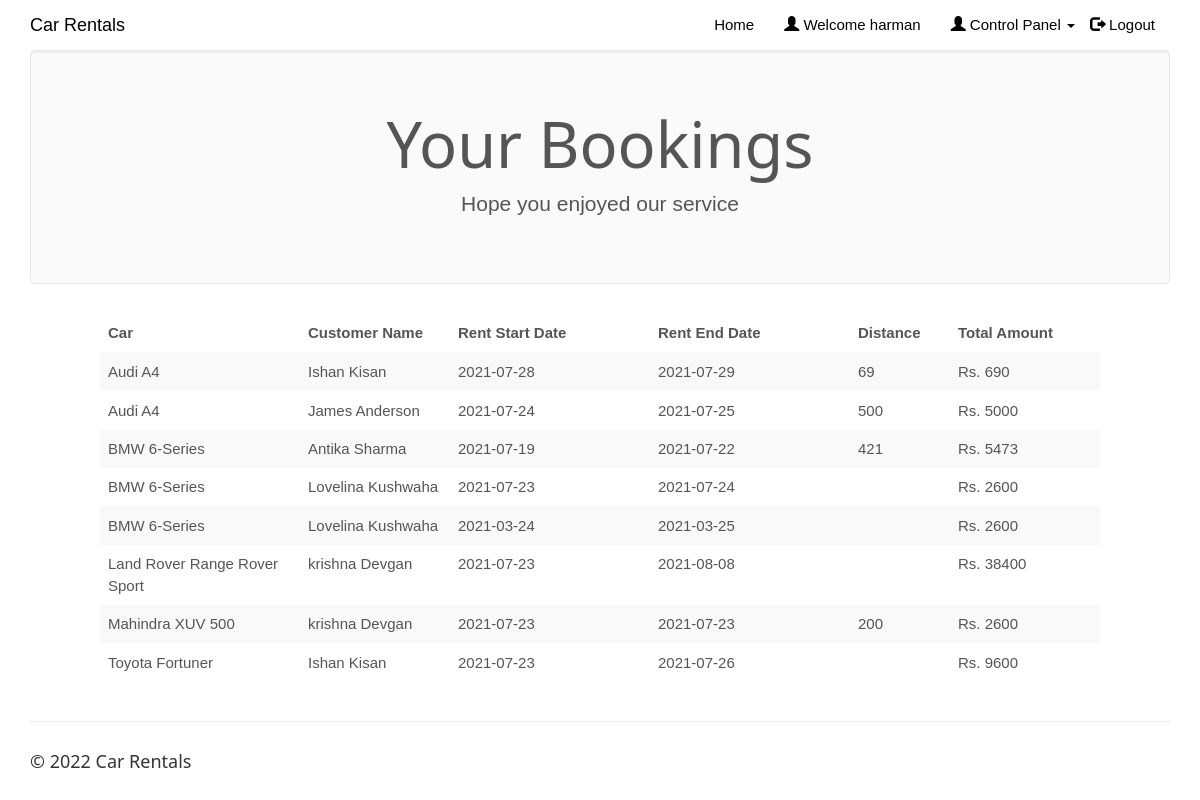
Page /clientview.php (signed in) on the committed database.
### tables this page shows
CREATE TABLE IF NOT EXISTS `rentedcars` (
`id` int(100) NOT NULL,
  `customer_username` varchar(50) NOT NULL,
  `car_id` int(20) NOT NULL,
  `driver_id` int(20) NOT NULL,
  `booking_date` date NOT NULL,
  `rent_start_date` date NOT NULL,
  `rent_end_date` date NOT NULL,
  `car_return_date` date DEFAULT NULL,
  `fare` double NOT NULL,
  `charge_type` varchar(25) NOT NULL DEFAULT 'days',
  `distance` double DEFAULT NULL,
  `no_of_days` int(50) DEFAULT NULL,
  `total_amount` double DEFAULT NULL,
  `return_status` varchar(10) NOT NULL
);

CREATE TABLE IF NOT EXISTS `cars` (
`car_id` int(20) NOT NULL,
  `car_name` varchar(50) NOT NULL,
  `car_nameplate` varchar(50) NOT NULL,
  `car_img` varchar(50) DEFAULT 'NA',
  `ac_price` float NOT NULL,
  `non_ac_price` float NOT NULL,
  `ac_price_per_day` float NOT NULL,
  `non_ac_price_per_day` float NOT NULL,
  `car_availability` varchar(10) NOT NULL
);

CREATE TABLE IF NOT EXISTS `customers` (
  `customer_username` varchar(50) NOT NULL,
  `customer_name` varchar(50) NOT NULL,
  `customer_phone` varchar(15) NOT NULL,
  `customer_email` varchar(25) NOT NULL,
  `customer_address` varchar(50) NOT NULL,
  `customer_password` varchar(20) NOT NULL
);

### clientview.php (the view, shortened to what this page needs)
<!DOCTYPE html>
<html>
<?php
$conn = Connect();
?>
<head>
<link rel="stylesheet" href="assets/bootstrap/css/bootstrap.min.css">
<link rel="stylesheet" href="assets/fonts/font-awesome.min.css">
<link rel="stylesheet" href="assets/w3css/w3.css">
<link rel="stylesheet" type="text/css" href="assets/css/customerlogin.css">
<link rel="stylesheet" type="text/css" media="screen" href="assets/css/clientpage.css" />
</head>
<body id="page-top" data-spy="scroll" data-target=".navbar-fixed-top">
    <nav class="navbar navbar-custom navbar-fixed-top" role="navigation" style="color: black">
        <div class="container">
            <div class="navbar-header">
                <a class="navbar-brand page-scroll" href="index.php">
                   Car Rentals </a>
            </div>
            <?php
                if(isset($_SESSION['login_client'])){
            ?>
            <div class="collapse navbar-collapse navbar-right navbar-main-collapse">
                <ul class="nav navbar-nav">
                    <li>
                        <a href="index.php">Home</a>
                    </li>
                    <li>
                        <a href="#"><span class="glyphicon glyphicon-user"></span> Welcome <?php echo $_SESSION['login_client']; ?></a>
                    </li>
                    <li>
                    <ul class="nav navbar-nav navbar-right">
            <li><a href="#" class="dropdown-toggle active" data-toggle="dropdown" role="button" aria-haspopup="true" aria-expanded="false"><span class="glyphicon glyphicon-user"></span> Control Panel <span class="caret"></span> </a>
            </li>
          </ul>
                    </li>
                    <li>
                        <a href="logout.php"><span class="glyphicon glyphicon-log-out"></span> Logout</a>
                    </li>
                </ul>
            </div>
            <?php
                }
                ?>
        </div>
    </nav>
<?php $login_client = $_SESSION['login_client'];
    $sql1 = "SELECT * FROM rentedcars rc, clientcars cc, customers c, cars WHERE cc.client_username = '$login_client' AND cc.car_id = rc.car_id AND rc.return_status = 'R' AND c.customer_username = rc.customer_username AND cc.car_id = cars.car_id";
    $result1 = $conn->query($sql1);
    if (mysqli_num_rows($result1) > 0) {
?>
<div class="container">
      <div class="jumbotron">
        <h1 class="text-center">Your Bookings</h1>
        <p class="text-center"> Hope you enjoyed our service </p>
      </div>
    </div>
    <div class="table-responsive" style="padding-left: 100px; padding-right: 100px;" >
<table class="table table-striped">
  <thead class="thead-dark">
<tr>
<th width="20%">Car</th>
<th width="15%">Customer Name</th>
<th width="20%">Rent Start Date</th>
<th width="20%">Rent End Date</th>
<th width="10%">Distance</th>
<th width="15%">Total Amount</th>
</tr>
</thead>
<?php
        while($row = mysqli_fetch_assoc($result1)) {
?>
<tr>
<td><?php echo $row["car_name"]; ?></td>
<td><?php echo $row["customer_name"]; ?></td>
<td><?php echo $row["rent_start_date"] ?></td>
<td><?php echo $row["rent_end_date"]; ?></td>
<td><?php echo $row["distance"]; ?></td>
<td>Rs. <?php echo $row["total_amount"]; ?></td>
</tr>
<?php        } ?>
                </table>
                </div>
            <?php
        } ?>
</body>
<footer class="site-footer">
        <div class="container">
            <hr>
            <div class="row">
                <div class="col-sm-6">
                    <h5>© <?php echo date("Y"); ?> Car Rentals</h5>
                </div>
            </div>
        </div>
    </footer>
</html>

### assets/w3css/w3.css (style rules this page uses)
*,*:before,*:after { box-sizing:inherit }
html { -ms-text-size-adjust:100%;-webkit-text-size-adjust:100% }
body { margin:0 }
article,aside,details,figcaption,figure,footer,header,main,menu,nav,section,summary { display:block }
a { background-color:transparent;-webkit-text-decoration-skip:objects }
hr { box-sizing:content-box;height:0;overflow:visible }
html,body { font-family:Verdana,sans-serif;font-size:15px;line-height:1.5 }
html { overflow-x:hidden }
h1 { font-size:36px }
h5 { font-size:18px }
h1,h2,h3,h4,h5,h6 { font-family:"Segoe UI",Arial,sans-serif;font-weight:400;margin:10px 0 }
hr { border:0;border-top:1px solid #eee;margin:20px 0 }
a { color:inherit }

### assets/css/customerlogin.css (style rules this page uses)
body, html { height: 100%; }
body { padding-top: 50px; background-size: 100%; }
footer { display: block; }

### rows in the picture
rentedcars: car.car_name "Audi A4", customer_username.customer_name "Ishan Kisan", rent_start_date "2021-07-28", rent_end_date "2021-07-29", distance "69", total_amount "690"
rentedcars: car.car_name "Audi A4", customer_username.customer_name "James Anderson", rent_start_date "2021-07-24", rent_end_date "2021-07-25", distance "500", total_amount "5000"
rentedcars: car.car_name "BMW 6-Series", customer_username.customer_name "Antika Sharma", rent_start_date "2021-07-19", rent_end_date "2021-07-22", distance "421", total_amount "5473"
rentedcars: car.car_name "BMW 6-Series", customer_username.customer_name "Lovelina Kushwaha", rent_start_date "2021-07-23", rent_end_date "2021-07-24", total_amount "2600"
rentedcars: car.car_name "BMW 6-Series", customer_username.customer_name "Lovelina Kushwaha", rent_start_date "2021-03-24", rent_end_date "2021-03-25", total_amount "2600"
rentedcars: car.car_name "Land Rover Range Rover Sport", customer_username.customer_name "krishna Devgan", rent_start_date "2021-07-23", rent_end_date "2021-08-08", total_amount "38400"
rentedcars: car.car_name "Mahindra XUV 500", customer_username.customer_name "krishna Devgan", rent_start_date "2021-07-23", rent_end_date "2021-07-23", distance "200", total_amount "2600"
rentedcars: car.car_name "Toyota Fortuner", customer_username.customer_name "Ishan Kisan", rent_start_date "2021-07-23", rent_end_date "2021-07-26", total_amount "9600"

### other values in the picture
$_SESSION['login_client'] "harman"
